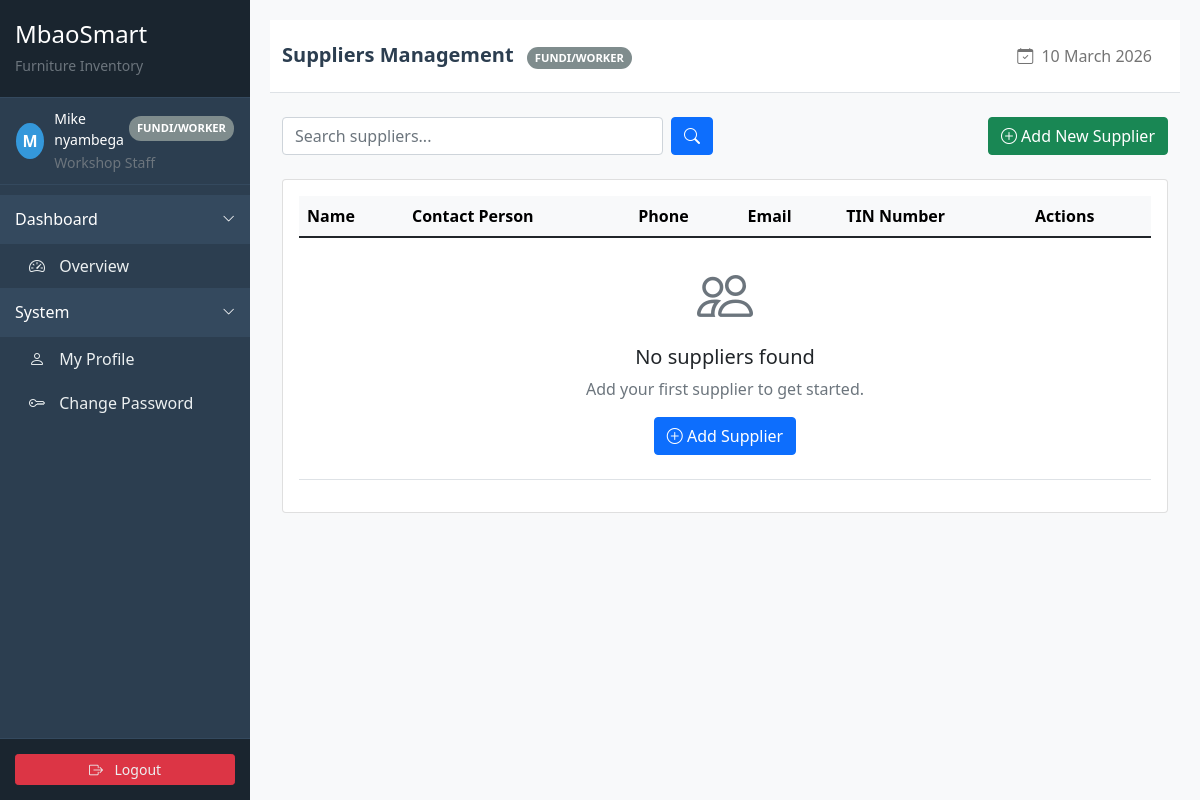
/procurement/suppliers/ (signed in), run on an earlier commit of the app's database.
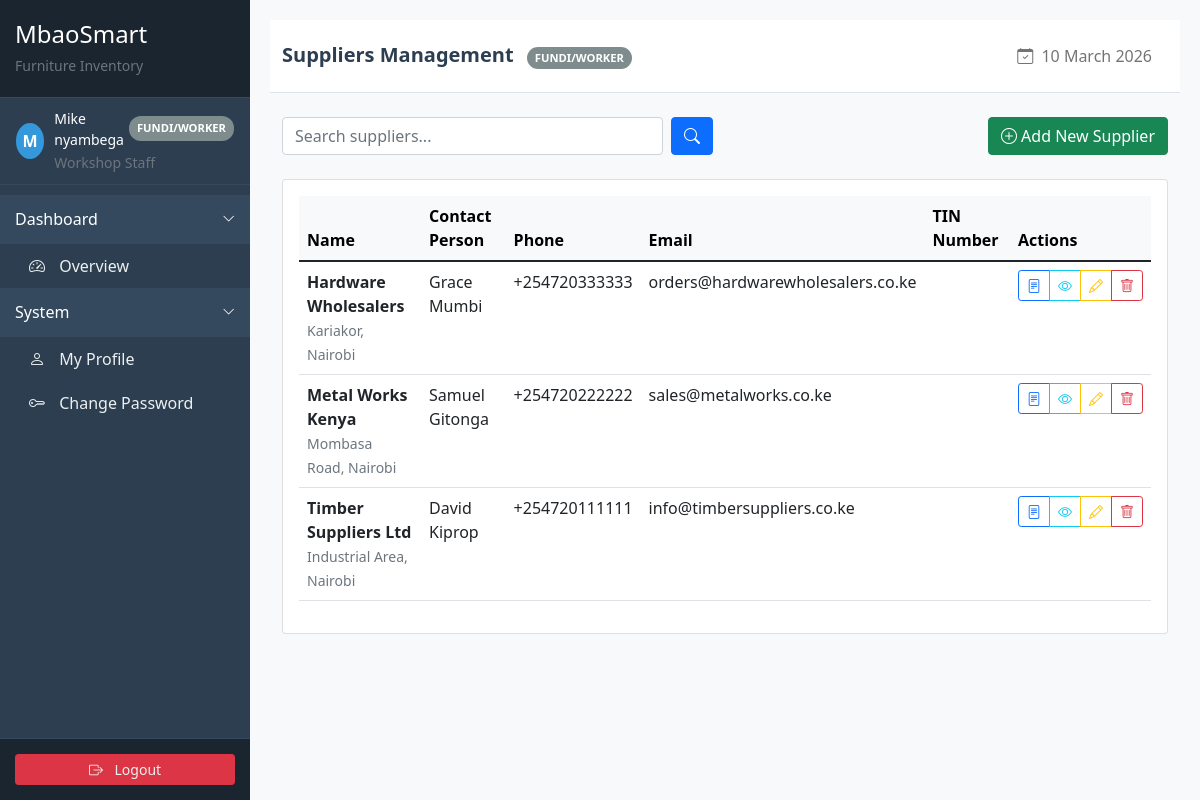
And on a later commit of the database.
### procurement/models.py (models this page shows, shortened)
class Supplier(models.Model):
    name = models.CharField(max_length=200)
    contact_person = models.CharField(max_length=100)
    phone = models.CharField(max_length=20)
    email = models.EmailField()
    address = models.TextField()
    tin_number = models.CharField(max_length=50, verbose_name="TIN Number")
    created_at = models.DateTimeField(auto_now_add=True)
    updated_at = models.DateTimeField(auto_now=True)
    class Meta:
        ordering = ['name']
        verbose_name = "Supplier"
        verbose_name_plural = "Suppliers"

### procurement/views.py (the view, shortened to what this page needs)
# urls.py: path('suppliers/', views.SupplierListView.as_view(), name='supplier_list'),
class SupplierListView(LoginRequiredMixin, PermissionRequiredMixin, ListView):
    model = Supplier
    template_name = 'procurement/supplier_list.html'
    context_object_name = 'suppliers'
    permission_required = 'procurement.view_supplier'
    paginate_by = 20
    def get_queryset(self):
        queryset = super().get_queryset()
        search_query = self.request.GET.get('search', '')
        return queryset

### inventory/context_processors.py (called while the page is built)
def stock_alert_count(request):
    if request.user.is_authenticated:
        count = StockAlert.objects.filter(is_active=True).count()
        return {'stock_alert_count': count}
    return {'stock_alert_count': 0}

### templates/procurement/supplier_list.html (shortened to what the changed rows need)
{% extends 'base/base.html' %}
{% load crispy_forms_tags %}
{% block content %}
<div class="card">
    <div class="card-body">
        <div class="table-responsive">
            <table class="table table-hover">
                <thead class="table-light">
                    <tr>
                        <th>Name</th>
                        <th>Contact Person</th>
                        <th>Phone</th>
                        <th>Email</th>
                        <th>TIN Number</th>
                        <th>Actions</th>
                    </tr>
                </thead>
                <tbody>
                    {% for supplier in suppliers %}
                    <tr>
                        <td>
                            <strong>{{ supplier.name }}</strong><br>
                            <small class="text-muted">{{ supplier.address|truncatechars:50 }}</small>
                        </td>
                        <td>{{ supplier.contact_person }}</td>
                        <td>{{ supplier.phone }}</td>
                        <td>{{ supplier.email }}</td>
                        <td>{{ supplier.tin_number }}</td>
                        <td>
                            <div class="btn-group btn-group-sm">
                                <a href="{% url 'accounts:purchase_order_create' %}?supplier={{ supplier.id }}"
                                   class="btn btn-outline-primary" title="Create PO">
                                    <i class="bi bi-file-text"></i>
                                </a>
                                <a href="#" class="btn btn-outline-info" title="View Details">
                                    <i class="bi bi-eye"></i>
                                </a>
                                {% if perms.procurement.change_supplier %}
                                <a href="{% url 'accounts:supplier_edit' supplier.pk %}"
                                   class="btn btn-outline-warning" title="Edit">
                                    <i class="bi bi-pencil"></i>
                                </a>
                                {% endif %}
                                {% if perms.procurement.delete_supplier %}
                                <a href="{% url 'accounts:supplier_delete' supplier.pk %}"
                                   class="btn btn-outline-danger confirm-delete" title="Delete">
                                    <i class="bi bi-trash"></i>
                                </a>
                                {% endif %}
                            </div>
                        </td>
                    </tr>
                    {% empty %}
                    <tr>
                        <td colspan="6" class="text-center py-4">
                            <i class="bi bi-people display-4 text-muted"></i>
                            <h5 class="mt-3">No suppliers found</h5>
                            <p class="text-muted">Add your first supplier to get started.</p>
                            {% if perms.procurement.add_supplier %}
                            <a href="{% url 'accounts:supplier_create' %}" class="btn btn-primary">
                                <i class="bi bi-plus-circle"></i> Add Supplier
                            </a>
                            {% endif %}
                        </td>
                    </tr>
                    {% endfor %}
                </tbody>
            </table>
        </div>
    </div>
</div>
{% endblock %}

What changed in the data, as far as the page shows it:
added Supplier: name "Hardware Wholesalers", address "Kariakor, Nairobi", contact_person "Grace Mumbi", phone "+254720333333", email "orders@hardwarewholesalers.co.ke"
added Supplier: name "Metal Works Kenya", address "Mombasa Road, Nairobi", contact_person "Samuel Gitonga", phone "+254720222222", email "sales@metalworks.co.ke"
added Supplier: name "Timber Suppliers Ltd", address "Industrial Area, Nairobi", contact_person "David Kiprop", phone "+254720111111", email "info@timbersuppliers.co.ke"
Also different on the page:
text no longer shown: "No suppliers found Add your first supplier to get started. Add Supplier"
